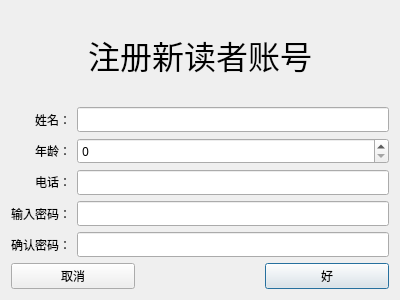
<?xml version="1.0" encoding="UTF-8"?>
<ui version="4.0">
 <class>RegisterDialog</class>
 <widget class="QDialog" name="RegisterDialog">
  <property name="geometry">
   <rect>
    <x>0</x>
    <y>0</y>
    <width>400</width>
    <height>300</height>
   </rect>
  </property>
  <property name="windowTitle">
   <string>注册新读者账号</string>
  </property>
  <property name="modal">
   <bool>true</bool>
  </property>
  <layout class="QHBoxLayout" name="horizontalLayout_3">
   <item>
    <layout class="QVBoxLayout" name="verticalLayout">
     <item>
      <widget class="QLabel" name="label">
       <property name="text">
        <string>&lt;html&gt;&lt;head/&gt;&lt;body&gt;&lt;p align=&quot;center&quot;&gt;&lt;span style=&quot; font-size:24pt;&quot;&gt;注册新读者账号&lt;/span&gt;&lt;/p&gt;&lt;/body&gt;&lt;/html&gt;</string>
       </property>
      </widget>
     </item>
     <item>
      <layout class="QHBoxLayout" name="horizontalLayout">
       <item>
        <layout class="QVBoxLayout" name="verticalLayout_1">
         <item>
          <widget class="QLabel" name="nameLabel">
           <property name="font">
            <font>
             <family>PingFang SC</family>
            </font>
           </property>
           <property name="text">
            <string>姓名：</string>
           </property>
           <property name="alignment">
            <set>Qt::AlignRight|Qt::AlignTrailing|Qt::AlignVCenter</set>
           </property>
          </widget>
         </item>
         <item>
          <widget class="QLabel" name="ageLabel">
           <property name="font">
            <font>
             <family>PingFang SC</family>
            </font>
           </property>
           <property name="text">
            <string>年龄：</string>
           </property>
           <property name="alignment">
            <set>Qt::AlignRight|Qt::AlignTrailing|Qt::AlignVCenter</set>
           </property>
          </widget>
         </item>
         <item>
          <widget class="QLabel" name="telLabel">
           <property name="font">
            <font>
             <family>PingFang SC</family>
            </font>
           </property>
           <property name="text">
            <string>电话：</string>
           </property>
           <property name="alignment">
            <set>Qt::AlignRight|Qt::AlignTrailing|Qt::AlignVCenter</set>
           </property>
          </widget>
         </item>
         <item>
          <widget class="QLabel" name="enterPwdLabel">
           <property name="font">
            <font>
             <family>PingFang SC</family>
            </font>
           </property>
           <property name="text">
            <string>输入密码：</string>
           </property>
           <property name="alignment">
            <set>Qt::AlignRight|Qt::AlignTrailing|Qt::AlignVCenter</set>
           </property>
          </widget>
         </item>
         <item>
          <widget class="QLabel" name="checkPwdLabel">
           <property name="font">
            <font>
             <family>PingFang SC</family>
            </font>
           </property>
           <property name="text">
            <string>确认密码：</string>
           </property>
           <property name="alignment">
            <set>Qt::AlignRight|Qt::AlignTrailing|Qt::AlignVCenter</set>
           </property>
          </widget>
         </item>
        </layout>
       </item>
       <item>
        <layout class="QVBoxLayout" name="verticalLayout_2">
         <item>
          <widget class="QLineEdit" name="nameLineEdit">
           <property name="font">
            <font>
             <family>PingFang SC</family>
            </font>
           </property>
          </widget>
         </item>
         <item>
          <widget class="QSpinBox" name="ageSpinBox">
           <property name="font">
            <font>
             <family>PingFang SC</family>
            </font>
           </property>
           <property name="maximum">
            <number>200</number>
           </property>
          </widget>
         </item>
         <item>
          <widget class="QLineEdit" name="telLineEdit">
           <property name="font">
            <font>
             <family>PingFang SC</family>
            </font>
           </property>
           <property name="inputMethodHints">
            <set>Qt::ImhPreferNumbers</set>
           </property>
          </widget>
         </item>
         <item>
          <widget class="QLineEdit" name="enterPwdLineEdit">
           <property name="font">
            <font>
             <family>PingFang SC</family>
            </font>
           </property>
           <property name="echoMode">
            <enum>QLineEdit::Password</enum>
           </property>
          </widget>
         </item>
         <item>
          <widget class="QLineEdit" name="checkPwdLineEdit">
           <property name="font">
            <font>
             <family>PingFang SC</family>
            </font>
           </property>
           <property name="echoMode">
            <enum>QLineEdit::Password</enum>
           </property>
          </widget>
         </item>
        </layout>
       </item>
      </layout>
     </item>
     <item>
      <layout class="QHBoxLayout" name="horizontalLayout_2">
       <item>
        <widget class="QPushButton" name="cancelButton">
         <property name="sizePolicy">
          <sizepolicy hsizetype="MinimumExpanding" vsizetype="Fixed">
           <horstretch>0</horstretch>
           <verstretch>0</verstretch>
          </sizepolicy>
         </property>
         <property name="font">
          <font>
           <family>PingFang SC</family>
          </font>
         </property>
         <property name="text">
          <string>取消</string>
         </property>
        </widget>
       </item>
       <item>
        <spacer name="horizontalSpacer">
         <property name="orientation">
          <enum>Qt::Horizontal</enum>
         </property>
         <property name="sizeHint" stdset="0">
          <size>
           <width>40</width>
           <height>20</height>
          </size>
         </property>
        </spacer>
       </item>
       <item>
        <widget class="QPushButton" name="okButton">
         <property name="sizePolicy">
          <sizepolicy hsizetype="MinimumExpanding" vsizetype="Fixed">
           <horstretch>0</horstretch>
           <verstretch>0</verstretch>
          </sizepolicy>
         </property>
         <property name="font">
          <font>
           <family>PingFang SC</family>
          </font>
         </property>
         <property name="text">
          <string>好</string>
         </property>
         <property name="autoDefault">
          <bool>false</bool>
         </property>
         <property name="default">
          <bool>true</bool>
         </property>
        </widget>
       </item>
      </layout>
     </item>
    </layout>
   </item>
  </layout>
 </widget>
 <resources/>
 <connections>
  <connection>
   <sender>cancelButton</sender>
   <signal>clicked()</signal>
   <receiver>RegisterDialog</receiver>
   <slot>reject()</slot>
   <hints>
    <hint type="sourcelabel">
     <x>76</x>
     <y>275</y>
    </hint>
    <hint type="destinationlabel">
     <x>199</x>
     <y>149</y>
    </hint>
   </hints>
  </connection>
 </connections>
</ui>
